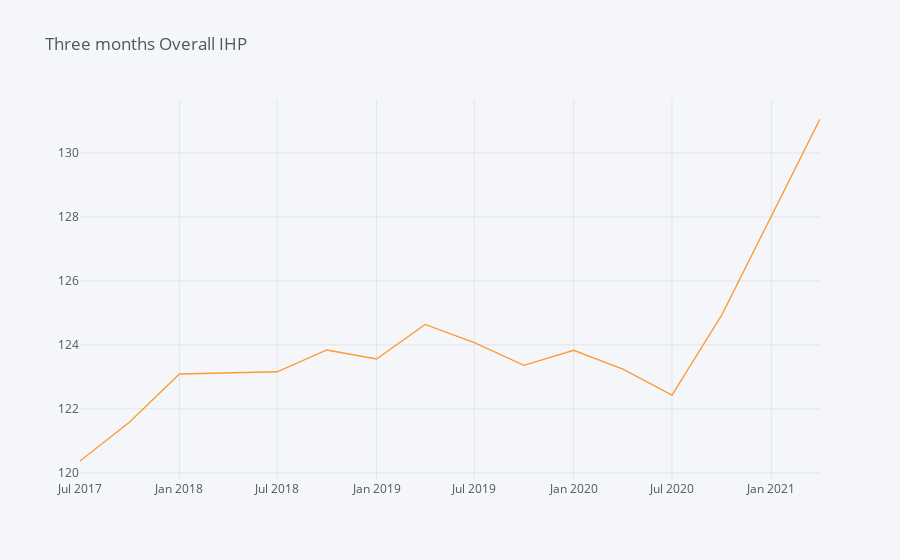

The notebook cell saved with this chart:
### Code cell
df_ihp['IHP'].iplot(title="Three months Overall IHP")

### Figure 1 — Plotly figure (JSON) as saved in the notebook; plotly's stock layout.template omitted (floating-point values rounded to 4 significant figures)
{"data": [{"line": {"color": "rgba(255, 153, 51, 1.0)", "dash": "solid", "shape": "linear", "width": 1.3}, "mode": "lines", "name": "IHP", "text": "", "type": "scatter", "x": ["2017-07-01", "2017-10-01", "2018-01-01", "2018-04-01", "2018-07-01", "2018-10-01", "2019-01-01", "2019-04-01", "2019-07-01", "2019-10-01", "2020-01-01", "2020-04-01", "2020-07-01", "2020-10-01", "2021-01-01", "2021-04-01"], "y": [120.4, 121.6, 123.1, 123.1, 123.2, 123.8, 123.6, 124.6, 124.1, 123.4, 123.8, 123.2, 122.4, 124.9, 128.0, 131.1]}], "layout": {"legend": {"bgcolor": "#F5F6F9", "font": {"color": "#4D5663"}}, "paper_bgcolor": "#F5F6F9", "plot_bgcolor": "#F5F6F9", "title": {"font": {"color": "#4D5663"}, "text": "Three months Overall IHP"}, "xaxis": {"gridcolor": "#E1E5ED", "showgrid": true, "tickfont": {"color": "#4D5663"}, "title": {"font": {"color": "#4D5663"}, "text": ""}, "zerolinecolor": "#E1E5ED"}, "yaxis": {"gridcolor": "#E1E5ED", "showgrid": true, "tickfont": {"color": "#4D5663"}, "title": {"font": {"color": "#4D5663"}, "text": ""}, "zerolinecolor": "#E1E5ED"}}}
